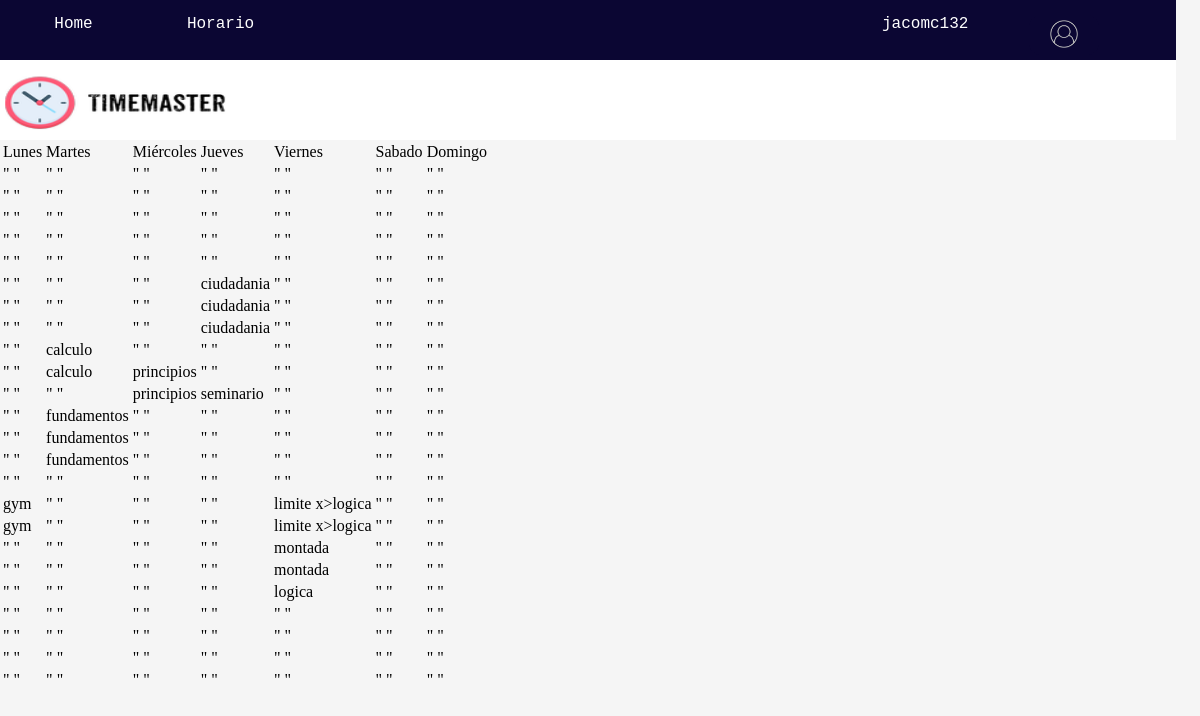
Page /horario/horario_final (signed in) on the committed database.
### horario/models.py (models this page shows)
class Event(models.Model):
    user_id = models.ForeignKey(User, on_delete=models.CASCADE)
    priority = models.IntegerField(choices = [(i,i) for i in range(1,11)])
    name = models.CharField(max_length=30)
    event_type = models.CharField(max_length=50,default="actividad_fija") #Choices: actividad_fija, no fija y horario suenio.
    constraints = models.JSONField(default = dict)

### horario/views.py (the view)
# urls.py: path('horario_final',views.horario_final, name = 'horario_final'),
@login_required(login_url = "user_login")
def horario_final(request):
    actividades_fijas = Event.objects.filter(user_id = request.user.pk)
    actividades_fijas = actividades_fijas.filter(event_type = "actividad_fija")
    fixed_schedule = registrar_posiciones(actividades_fijas = actividades_fijas)
    fixed_schedule = list(zip(*fixed_schedule))
    return render(request,"horario_final.html", {"horario":fixed_schedule})

### horario/helpers.py (called while the page is built)
def registrar_posiciones(actividades_fijas):
    schedule = [[ None for period in range(24)] for day in range(7)]
    for actividad_fija in actividades_fijas:
        posiciones = Position.objects.filter(event_id = actividad_fija.pk)
        for pos in posiciones:
            dia = pos.day
            hora = pos.hour
            schedule[dia][hora] = actividad_fija
    return schedule

### horario/templates/horario_final.html
{% extends 'main/main.html' %}
{% load static %}
{% block content %}
    <table>
        <tr>
            <td>Lunes</td>
            <td>Martes</td>
            <td>Miércoles</td>
            <td>Jueves</td>
            <td>Viernes</td>
            <td>Sabado</td>
            <td>Domingo</td>
        </tr>
    {% for day in horario%}
        <tr>
        {% for event in day %}
            {% if event.name == None %}
                <td>" "</td>
            {% else %}
                <td> {{ event.name }} </td>
            {% endif %}
        {% endfor %}
        </tr>
    {% endfor %}
</table>
{% endblock content %}

### horario/templates/main/main.html (shortened to what this page needs)
{% load static %}
<!DOCTYPE html>
<html lang="en">
<head>
    <link rel="stylesheet" href="{% static 'css/navbar_styles.css' %}">
</head>
<body>
    <nav class="navbar">
        <ul class="nav_container">
            <li class="li1"><a id="link_home" href="{% url 'horario' %}">Home</a></li>
            <li class="li2"><a href="{% url 'suenio' %}">Horario</a></li>
            <li class="username"><a href="">{{request.user.username}}</a></li>
            {% if request.user.is_authenticated %}
            <div class="dropdown">
                <button class="contenedor_user_image"><img class="user_image" src="{% static 'imagenes/user_image.png' %}" alt="user_image"></button>
            </div>
            {% endif %}
        </ul>
    </nav>
    <nav id="second_navbar_container">
        <img class="logo_timemaster" src="{% static 'imagenes/timemaster.png' %}" alt="imagen time master">
    </nav>
    {% block content %}
    {% endblock %}
</body>
</html>

### horario/static/css/navbar_styles.css (style rules this page uses)
:root { --color1:#0b0633; --color2: #e3f6f5; --color3: #ff4949; --color4:#ffffff; --color5:black; --color6: white; --color7: #A72AAB; --color8: whitesmoke; }
.nav_container { background-color:var(--color1); color:var(--color5); display: grid; width:98vw; height:60px; grid-template-columns: 1fr 1fr 1fr 1fr 1fr 1fr 1fr 1fr; grid-template-rows: 25% 50% 25%; margin:0; padding: 0; }
.navbar li { list-style: none; }
.navbar a { text-decoration:none; color:var(--color6); font-size:large; }
.li1 { grid-column:1/2; grid-row: 2/3; justify-self: center; font-family: monospace; }
.li2 { grid-column:2/3; grid-row: 2/3; justify-self: center; font-family: monospace; }
.dropdown { grid-row:2/3; grid-column:8/9; display: inline-block; position: relative; }
.user_image { width:30px; height:30px; }
.username { grid-row: 2/3; grid-column: 7/8; font-family:monospace; font-size:x-small; }
#second_navbar_container { background-color:var(--color6); display: grid; width:98vw; height:80px; grid-template-columns: 1fr 1fr 1fr 1fr 1fr 1fr 1fr 1fr; grid-template-rows: 1fr 1fr 1fr; margin:0; padding: 0; }
.logo_timemaster { width: 230px; height: 70px; }
button { color:var(--color2); background-color:var(--color1); border-style:solid; border-width: 1px; border-color:var(--color1); height: 40px; width: 70px; border-radius:10px; }
body { background-color:var(--color8); width:95vw; padding: 0%; margin: 0%; }

### rows in the picture
Event: name "ciudadania"
Event: name "calculo"
Event: name "principios"
Event: name "seminario"
Event: name "fundamentos"
Event: name "gym"
Event: name "limite x>logica"
Event: name "montada"
Event: name "logica"

### other values in the picture
{{ request.user.username }} "jacomc132"
